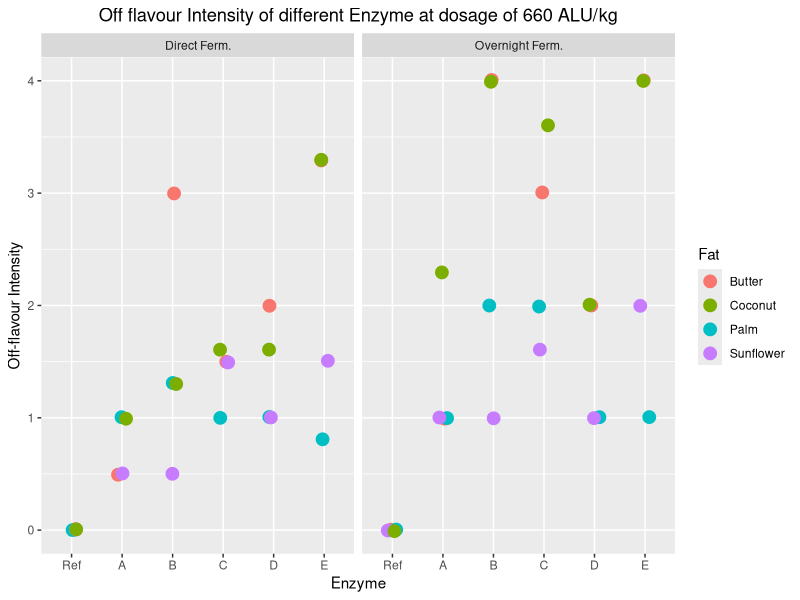
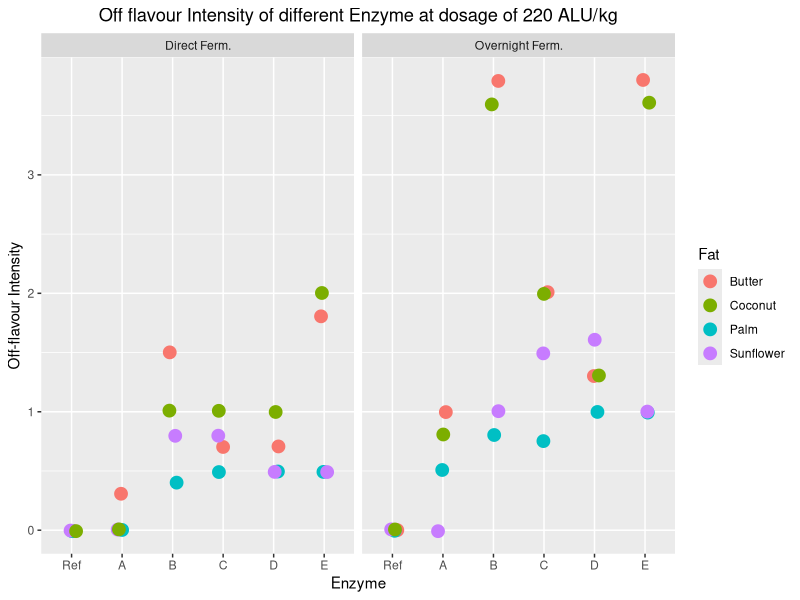
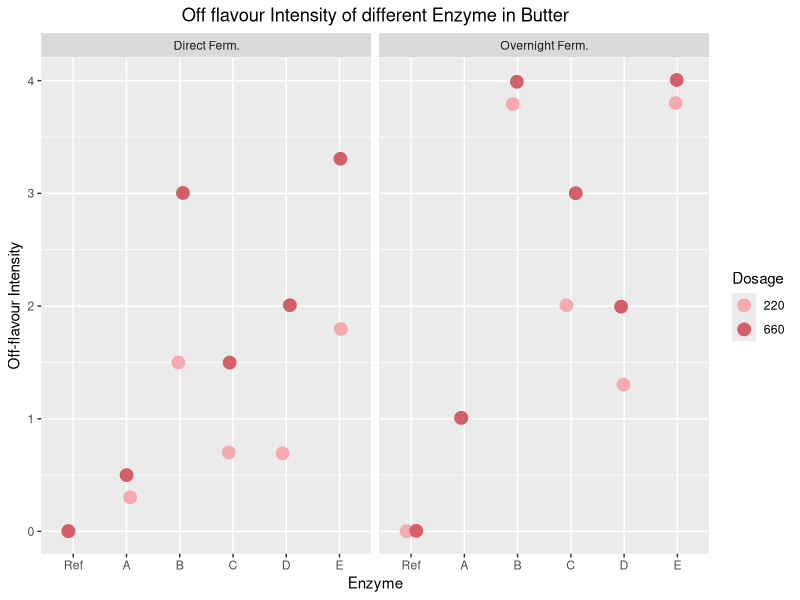
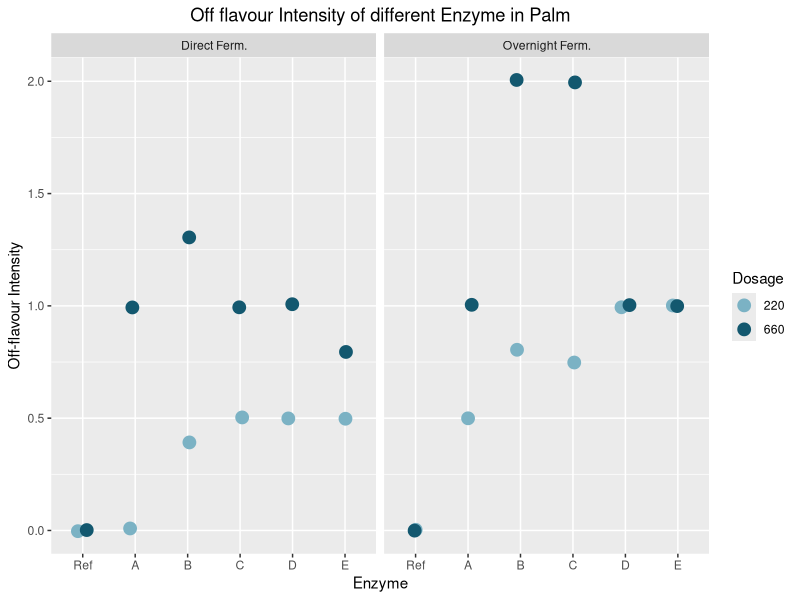
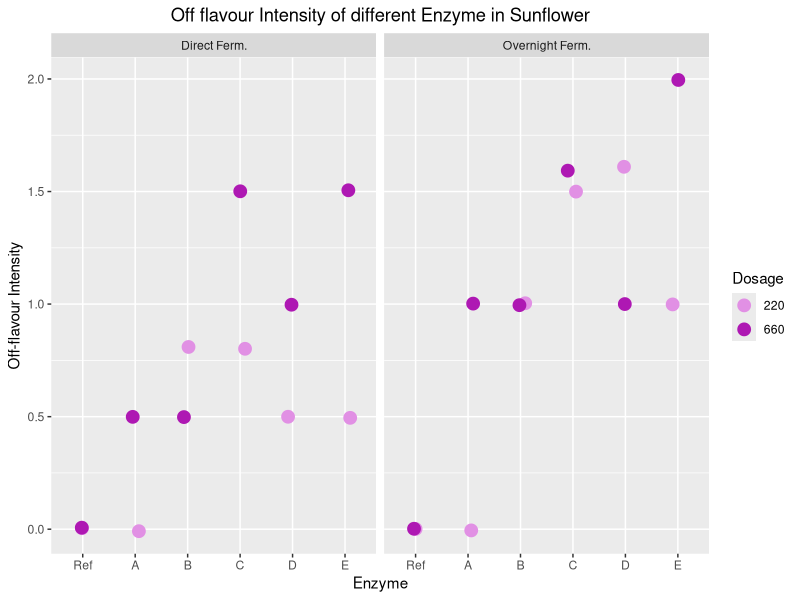
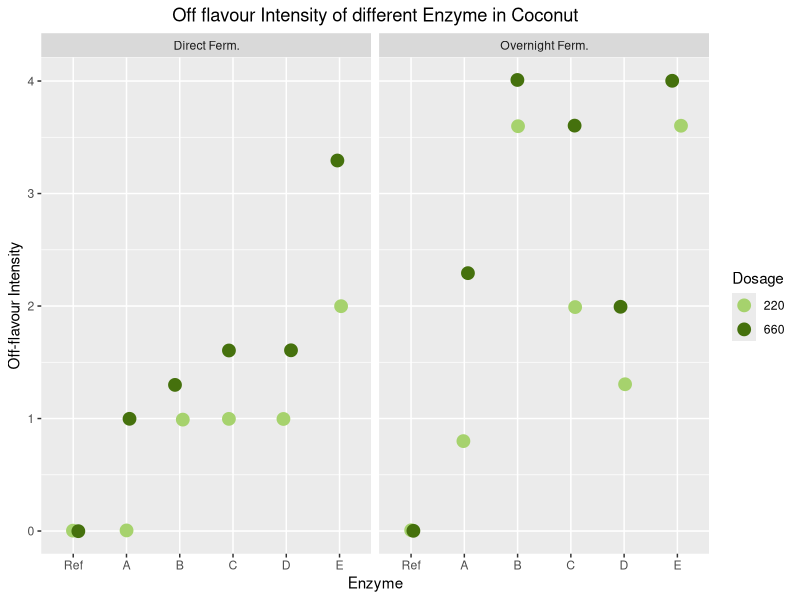
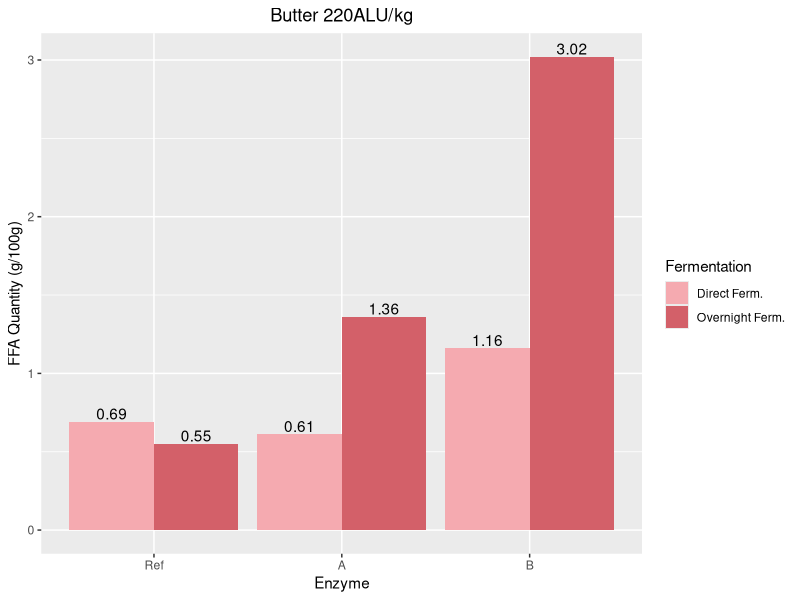
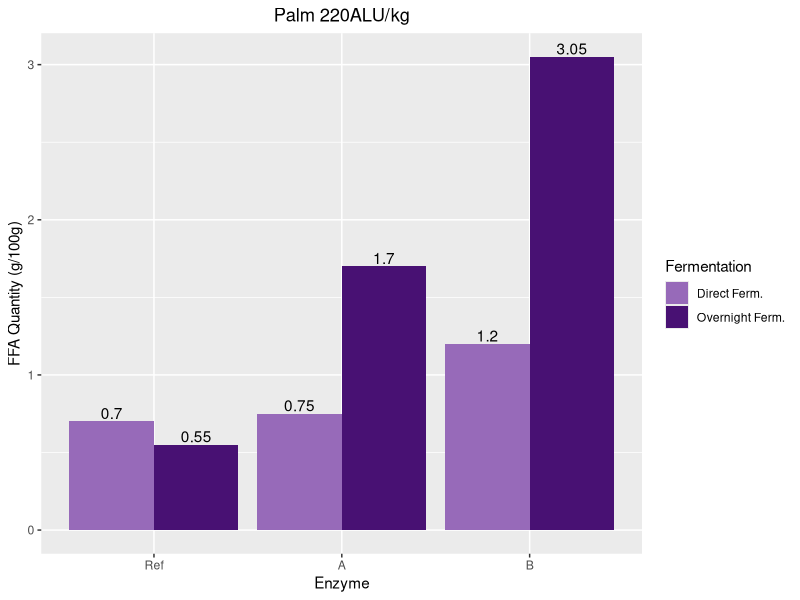

The R source for these figures, in order: (Note: this script raises an error after producing the figures.)
#######Library##############
getwd()
library(readxl)
library(readr)
library(ggplot2)
library(tidyr)
library(tidyverse)
library(ggpubr)
library(purrr)

######Import Data frame (Excel)#######
Off_flavour_Data <- read_excel("Off_flavour_Data.xlsx")
Off_flavour_Data <- select(Off_flavour_Data,-Intensity_P1,-Intensity_P2,-Intensity_P3,
                           -Quantity_1,-Quantity_2)

#strings
Off_flavour_Data$Enzyme <- as.factor(Off_flavour_Data$Enzyme)
Off_flavour_Data$Fat <- as.factor(Off_flavour_Data$Fat)
Off_flavour_Data$Fermentation <- as.factor(Off_flavour_Data$Fermentation)
Off_flavour_Data$Intensity_mean <- as.numeric(Off_flavour_Data$Intensity_mean)
Off_flavour_Data$Dosage <- as.factor(Off_flavour_Data$Dosage)


######Data Visualization (1)#######

###660
Off_flavour_660 <- Off_flavour_Data %>% filter(Dosage == 660) 
ggplot(Off_flavour_660, aes(x=Enzyme, y=Intensity_mean, colour=Fat))+        
  geom_point(position=position_jitter(h=0.01, w=0.1), size = 4)+
  ylab("Off-flavour Intensity")+
  facet_grid(cols = vars(Fermentation))+ 
  ggtitle("Off flavour Intensity of different Enzyme at dosage of 660 ALU/kg")+
  theme(plot.title = element_text(hjust = 0.5))+
  scale_x_discrete(limits=c("Ref","A","B","C","D","E"))


###220
Off_flavour_220 <- Off_flavour_Data %>% filter(Dosage == 220)
ggplot(Off_flavour_220, aes(x=Enzyme, y=Intensity_mean, colour=Fat))+
  geom_point(position=position_jitter(h=0.01, w=0.1), size = 4)+
  ylab("Off-flavour Intensity")+
  facet_grid(cols = vars(Fermentation))+
  ggtitle("Off flavour Intensity of different Enzyme at dosage of 220 ALU/kg")+
  theme(plot.title = element_text(hjust = 0.5))+
  scale_x_discrete(limits=c("Ref","A","B","C","D","E"))



######Data Visualization (2)#######

###BUTTER
Off_flavour_Butter <- Off_flavour_Data %>% filter(Fat == "Butter")
ggplot(Off_flavour_Butter, aes(x=Enzyme, y=Intensity_mean, colour=Dosage))+
  geom_point(position=position_jitter(h=0.01, w=0.1), size = 4)+
  facet_grid(cols = vars(Fermentation))+
  scale_colour_manual(values=c("#F5AAB0","#D36069"))+ 
  ylab("Off-flavour Intensity")+
  ggtitle("Off flavour Intensity of different Enzyme in Butter")+
  theme(plot.title = element_text(hjust = 0.5))+
  scale_x_discrete(limits=c("Ref","A","B","C","D","E"))

###Palm
Off_flavour_Palm <- Off_flavour_Data %>% filter(Fat == "Palm")
ggplot(Off_flavour_Palm, aes(x=Enzyme, y=Intensity_mean, colour=Dosage))+
  geom_point(position=position_jitter(h=0.01, w=0.1), size = 4)+
  facet_grid(cols = vars(Fermentation))+
  scale_colour_manual(values=c("#7BB2C4","#13586F"))+ 
  ylab("Off-flavour Intensity")+
  ggtitle("Off flavour Intensity of different Enzyme in Palm")+
  theme(plot.title = element_text(hjust = 0.5))+
  scale_x_discrete(limits=c("Ref","A","B","C","D","E"))


###Sunflower
Off_flavour_Sunflower <- Off_flavour_Data %>% filter(Fat == "Sunflower")
ggplot(Off_flavour_Sunflower, aes(x=Enzyme, y=Intensity_mean, colour=Dosage))+
  geom_point(position=position_jitter(h=0.01, w=0.1), size = 4)+
  facet_grid(cols = vars(Fermentation))+
  scale_colour_manual(values=c("#E190E4","#AE18B3"))+
  ylab("Off-flavour Intensity")+
  ggtitle("Off flavour Intensity of different Enzyme in Sunflower")+
  theme(plot.title = element_text(hjust = 0.5))+
  scale_x_discrete(limits=c("Ref","A","B","C","D","E"))


###Coconut
Off_flavour_Coconut <- Off_flavour_Data %>% filter(Fat == "Coconut")
ggplot(Off_flavour_Coconut, aes(x=Enzyme, y=Intensity_mean, colour=Dosage))+
  geom_point(position=position_jitter(h=0.01, w=0.1), size = 4)+
  facet_grid(cols = vars(Fermentation))+
  scale_colour_manual(values=c("#A6D26D","#45710D"))+ 
  ylab("Off-flavour Intensity")+
  ggtitle("Off flavour Intensity of different Enzyme in Coconut")+
  theme(plot.title = element_text(hjust = 0.5))+
  scale_x_discrete(limits=c("Ref","A","B","C","D","E"))



######Data Visualization (3)#######

####Butter
Correlation_Butter <- Off_flavour_Butter %>% na.omit()
ggplot(Correlation_Butter, aes(fill=Fermentation, y=Quantity_mean, x=Enzyme))+
  geom_bar(position='dodge', stat='identity')+
  scale_x_discrete(limits=c("Ref","A","B"))+
  scale_fill_manual(values=c("#F5AAB0","#D36069"))+
  ylab("FFA Quantity (g/100g)")+
  ggtitle("Butter 220ALU/kg")+
  theme(plot.title = element_text(hjust = 0.5))+
  geom_text(aes(label=Quantity_mean),
            position = position_dodge(0.9),
            vjust = -0.2)

###Palm
Correlation_Palm <- Off_flavour_Palm %>% na.omit()
ggplot(Correlation_Palm, aes(fill=Fermentation, y=Quantity_mean, x=Enzyme))+
  geom_bar(position='dodge', stat='identity')+
  scale_x_discrete(limits=c("Ref","A","B"))+
  scale_fill_manual(values=c("#976AB9","#481173"))+
  ylab("FFA Quantity (g/100g)")+
  ggtitle("Palm 220ALU/kg")+
  theme(plot.title = element_text(hjust = 0.5))+
  geom_text(aes(label=Quantity_mean),
            position = position_dodge(0.9),
            vjust = -0.2)



######ANOVA & T.test b/w Rounds of Panelists############

Off_flavour_panel <- read_excel("Off_flavour_Data.xlsx", sheet = "Butter_Off_Intensity_panel")
Off_flavour_panel$Enzyme.2 <- as.factor(Off_flavour_panel$Enzyme.2)
Off_flavour_panel$Round <- as.factor(Off_flavour_panel$Round)

compare_means(Intensity.avg~Round,
              data=Off_flavour_panel,
              method = "anova")

compare_means(Intensity.avg~Round,
              data=Off_flavour_panel,
              method = "t.test")

#Interpretation: There was no significant difference between average observations of the panelists in different rounds (p=0.52, ANOVA).
#Interpretation: The average observations of panelists showed no significant difference between round1 and round2 (p= 0.33), round1 and round3 (p= 0.82), and round2 and round3 (p= 0.43).
